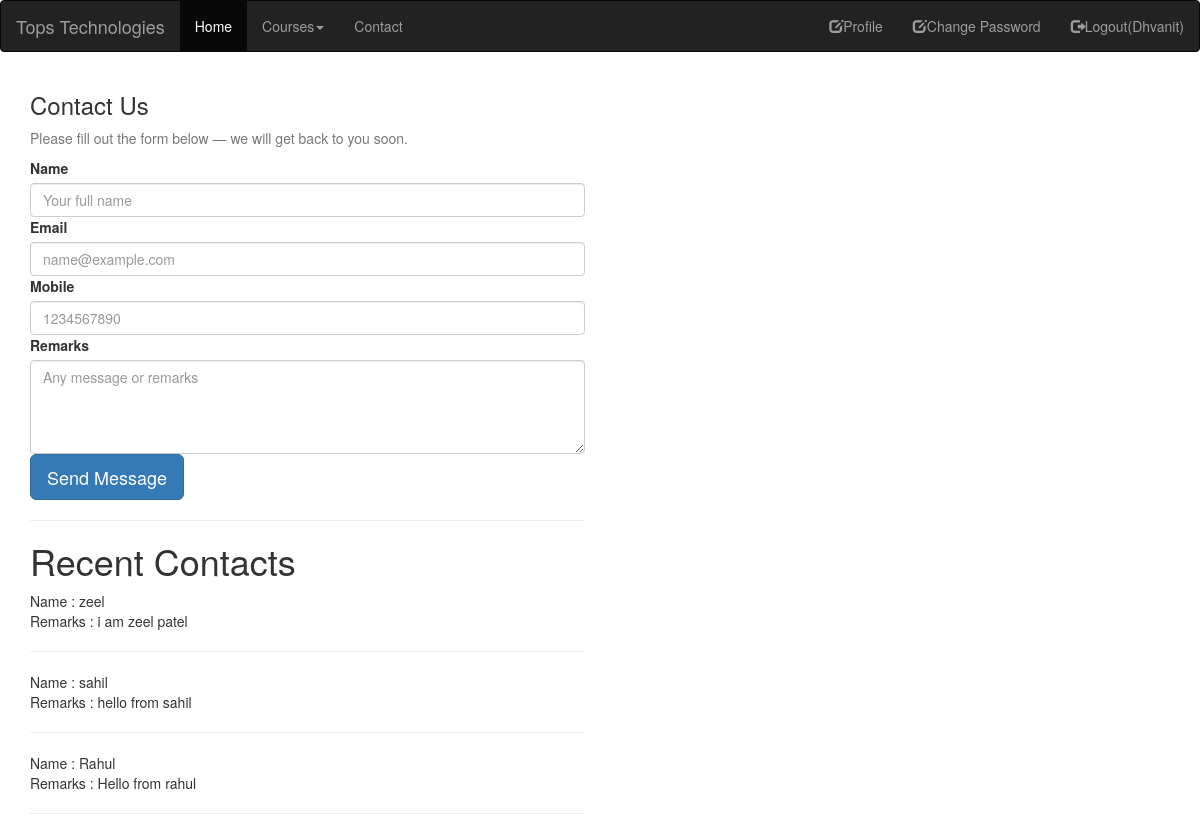
Screenshot of /contact/ (signed in) with the database file from the repository.
### myapp/models.py (models this page shows, shortened)
class Contact(models.Model):
    name = models.CharField(max_length=100)
    email = models.EmailField()
    mobile = models.PositiveIntegerField()
    remarks = models.TextField()

### myapp/views.py (the view)
# urls.py: path('contact/',views.contact,name='contact'),
def contact(request):
    if request.method == "POST":
        Contact.objects.create(
            name = request.POST['name'],
            email = request.POST['email'],
            mobile = request.POST['mobile'],
            remarks = request.POST['remarks']
        )
        msg = "Contact Saved Successfully!"
        contacts = Contact.objects.all().order_by("-id")[:3]
        return render(request,'contact.html',{'msg':msg,'contacts':contacts})
    else:
        contacts = Contact.objects.all().order_by("-id")[:3]
        return render(request,'contact.html',{'contacts':contacts})

### myapp/templates/contact.html (shortened to what this page needs)
{% extends 'header.html' %}
{% block Content%}
<!DOCTYPE html>
<html lang="en">
<head>
</head>
<body>
    <main class="container py-5">
        <div class="row justify-content-center">
            <div class="col-12 col-md-8 col-lg-6">
                <div class="card shadow-sm">
                    <div class="card-body">
                        <h3 class="card-title mb-3">Contact Us</h3>
                        <p class="text-muted mb-4">Please fill out the form below — we will get back to you soon.</p>
                        <form id="contactForm" name="contact" method="post" action="{% url 'contact' %}"
                            class="needs-validation" novalidate>
                            <div class="mb-3">
                                <label for="name" class="form-label">Name</label>
                                <input type="text" class="form-control" id="name" name="name"
                                    placeholder="Your full name" required>
                            </div>
                            <div class="mb-3">
                                <label for="email" class="form-label">Email</label>
                                <input type="email" class="form-control" id="email" name="email"
                                    placeholder="name@example.com" required>
                            </div>
                            <div class="mb-3">
                                <label for="mobile" class="form-label">Mobile</label>
                                <input type="tel" class="form-control" id="mobile" name="mobile"
                                    placeholder="1234567890" pattern="[0-9]{10}" required>
                            </div>
                            <div class="mb-3">
                                <label for="remarks" class="form-label">Remarks</label>
                                <textarea class="form-control" id="remarks" name="remarks" rows="4"
                                    placeholder="Any message or remarks" required></textarea>
                            </div>
                            <div class="d-grid mb-3">
                                <button class="btn btn-primary btn-lg" type="submit">Send Message</button>
                            </div>
                        </form>
                        <hr>
                        <h1>Recent Contacts</h1>
                        {% for i in contacts%}
                        Name : {{i.name}}<br>
                        Remarks : {{i.remarks}}<br>
                        <hr>
                        {% endfor%}
                    </div>
                </div>
            </div>
        </div>
    </main>
</body>
</html>
{% endblock %}

### rows the page displays
Contact: name "zeel", remarks "i am zeel patel"
Contact: name "sahil", remarks "hello from sahil"
Contact: name "Rahul", remarks "Hello from rahul"

### other values shown
{{ request.session.fname }} "Dhvanit"
